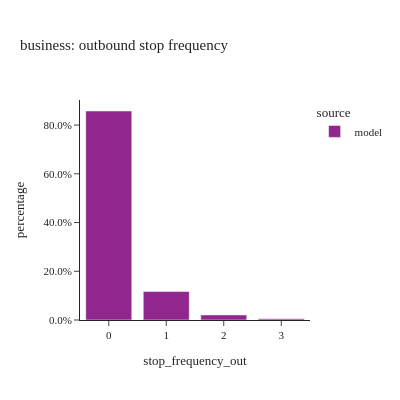
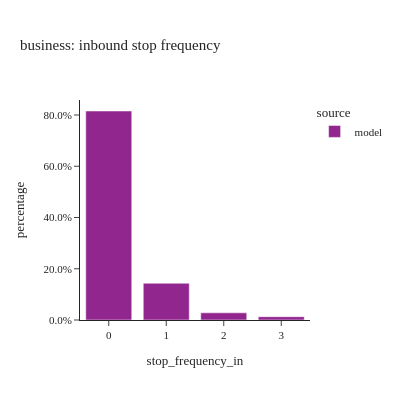
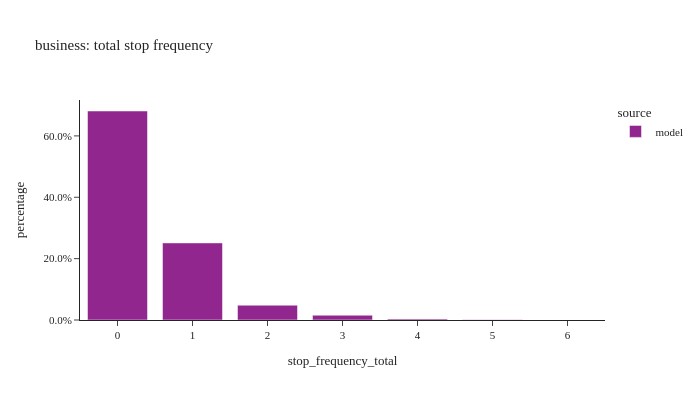

Notebook source saved alongside these figures, in order:
### Code cell
#| layout: [[1,1], [1]]

stopfreq_by_tourtype(tour_data, "business")

### Figure 1 — Plotly figure (JSON) as saved in the notebook; plotly's stock layout.template omitted (floating-point values rounded to 4 significant figures)
{"data": [{"alignmentgroup": "True", "customdata": [[59721], [8138], [1440], [324]], "hovertemplate": "source=model<br>stop_frequency_out=%{x}<br>percentage=%{y}<br>sample_size=%{customdata[0]}<extra></extra>", "legendgroup": "model", "marker": {"color": "#91268F", "pattern": {"shape": ""}}, "name": "model", "offsetgroup": "model", "orientation": "v", "showlegend": true, "textposition": "auto", "type": "bar", "x": ["0", "1", "2", "3"], "xaxis": "x", "y": [0.8578, 0.1169, 0.02068, 0.004654], "yaxis": "y"}], "layout": {"barmode": "group", "height": 400, "legend": {"title": {"text": "source"}, "tracegroupgap": 0}, "title": {"text": "business: outbound stop frequency"}, "width": 400, "xaxis": {"anchor": "y", "domain": [0.0, 1.0], "title": {"text": "stop_frequency_out"}}, "yaxis": {"anchor": "x", "domain": [0.0, 1.0], "tickformat": ".1%", "title": {"text": "percentage"}}}}

### Figure 2 — Plotly figure (JSON) as saved in the notebook; plotly's stock layout.template omitted (floating-point values rounded to 4 significant figures)
{"data": [{"alignmentgroup": "True", "customdata": [[56789], [9986], [1951], [897]], "hovertemplate": "source=model<br>stop_frequency_in=%{x}<br>percentage=%{y}<br>sample_size=%{customdata[0]}<extra></extra>", "legendgroup": "model", "marker": {"color": "#91268F", "pattern": {"shape": ""}}, "name": "model", "offsetgroup": "model", "orientation": "v", "showlegend": true, "textposition": "auto", "type": "bar", "x": ["0", "1", "2", "3"], "xaxis": "x", "y": [0.8157, 0.1434, 0.02802, 0.01288], "yaxis": "y"}], "layout": {"barmode": "group", "height": 400, "legend": {"title": {"text": "source"}, "tracegroupgap": 0}, "title": {"text": "business: inbound stop frequency"}, "width": 400, "xaxis": {"anchor": "y", "domain": [0.0, 1.0], "title": {"text": "stop_frequency_in"}}, "yaxis": {"anchor": "x", "domain": [0.0, 1.0], "tickformat": ".1%", "title": {"text": "percentage"}}}}

### Figure 3 — Plotly figure (JSON) as saved in the notebook; plotly's stock layout.template omitted (floating-point values rounded to 4 significant figures)
{"data": [{"alignmentgroup": "True", "customdata": [[47423], [17493], [3355], [1084], [231], [32], [5]], "hovertemplate": "source=model<br>stop_frequency_total=%{x}<br>percentage=%{y}<br>sample_size=%{customdata[0]}<extra></extra>", "legendgroup": "model", "marker": {"color": "#91268F", "pattern": {"shape": ""}}, "name": "model", "offsetgroup": "model", "orientation": "v", "showlegend": true, "textposition": "auto", "type": "bar", "x": [0, 1, 2, 3, 4, 5, 6], "xaxis": "x", "y": [0.6811, 0.2513, 0.04819, 0.01557, 0.003318, 0.0004596, 7.182e-05], "yaxis": "y"}], "layout": {"barmode": "group", "height": 400, "legend": {"title": {"text": "source"}, "tracegroupgap": 0}, "title": {"text": "business: total stop frequency"}, "width": 700, "xaxis": {"anchor": "y", "domain": [0.0, 1.0], "title": {"text": "stop_frequency_total"}}, "yaxis": {"anchor": "x", "domain": [0.0, 1.0], "tickformat": ".1%", "title": {"text": "percentage"}}}}
